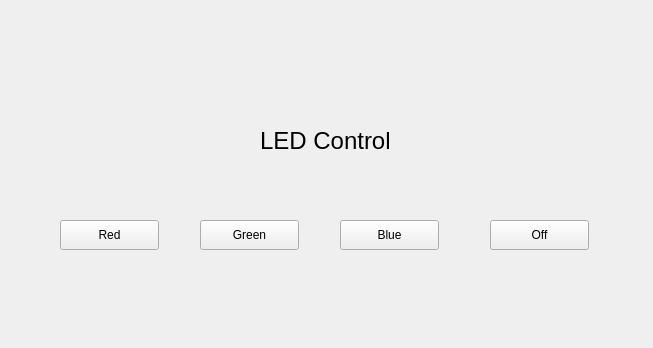
<?xml version="1.0" encoding="UTF-8"?>
<ui version="4.0">
 <class>Form</class>
 <widget class="QWidget" name="Form">
  <property name="geometry">
   <rect>
    <x>0</x>
    <y>0</y>
    <width>653</width>
    <height>348</height>
   </rect>
  </property>
  <property name="windowTitle">
   <string>Form</string>
  </property>
  <widget class="QLabel" name="label">
   <property name="geometry">
    <rect>
     <x>260</x>
     <y>130</y>
     <width>141</width>
     <height>22</height>
    </rect>
   </property>
   <property name="font">
    <font>
     <pointsize>18</pointsize>
    </font>
   </property>
   <property name="text">
    <string>LED Control</string>
   </property>
  </widget>
  <widget class="QPushButton" name="Btn1">
   <property name="geometry">
    <rect>
     <x>60</x>
     <y>220</y>
     <width>99</width>
     <height>30</height>
    </rect>
   </property>
   <property name="text">
    <string>Red</string>
   </property>
  </widget>
  <widget class="QPushButton" name="Btn2">
   <property name="geometry">
    <rect>
     <x>200</x>
     <y>220</y>
     <width>99</width>
     <height>30</height>
    </rect>
   </property>
   <property name="text">
    <string>Green</string>
   </property>
  </widget>
  <widget class="QPushButton" name="Btn3">
   <property name="geometry">
    <rect>
     <x>340</x>
     <y>220</y>
     <width>99</width>
     <height>30</height>
    </rect>
   </property>
   <property name="text">
    <string>Blue</string>
   </property>
  </widget>
  <widget class="QPushButton" name="Btn4">
   <property name="geometry">
    <rect>
     <x>490</x>
     <y>220</y>
     <width>99</width>
     <height>30</height>
    </rect>
   </property>
   <property name="text">
    <string>Off</string>
   </property>
  </widget>
 </widget>
 <resources/>
 <connections>
  <connection>
   <sender>Btn1</sender>
   <signal>clicked()</signal>
   <receiver>Form</receiver>
   <slot>slot1()</slot>
   <hints>
    <hint type="sourcelabel">
     <x>103</x>
     <y>235</y>
    </hint>
    <hint type="destinationlabel">
     <x>106</x>
     <y>275</y>
    </hint>
   </hints>
  </connection>
  <connection>
   <sender>Btn2</sender>
   <signal>clicked()</signal>
   <receiver>Form</receiver>
   <slot>slot2()</slot>
   <hints>
    <hint type="sourcelabel">
     <x>246</x>
     <y>240</y>
    </hint>
    <hint type="destinationlabel">
     <x>244</x>
     <y>274</y>
    </hint>
   </hints>
  </connection>
  <connection>
   <sender>Btn3</sender>
   <signal>clicked()</signal>
   <receiver>Form</receiver>
   <slot>slot3()</slot>
   <hints>
    <hint type="sourcelabel">
     <x>380</x>
     <y>243</y>
    </hint>
    <hint type="destinationlabel">
     <x>378</x>
     <y>272</y>
    </hint>
   </hints>
  </connection>
  <connection>
   <sender>Btn4</sender>
   <signal>clicked()</signal>
   <receiver>Form</receiver>
   <slot>slot4()</slot>
   <hints>
    <hint type="sourcelabel">
     <x>533</x>
     <y>235</y>
    </hint>
    <hint type="destinationlabel">
     <x>535</x>
     <y>277</y>
    </hint>
   </hints>
  </connection>
 </connections>
 <slots>
  <slot>slot1()</slot>
  <slot>slot2()</slot>
  <slot>slot3()</slot>
  <slot>slot4()</slot>
 </slots>
</ui>
